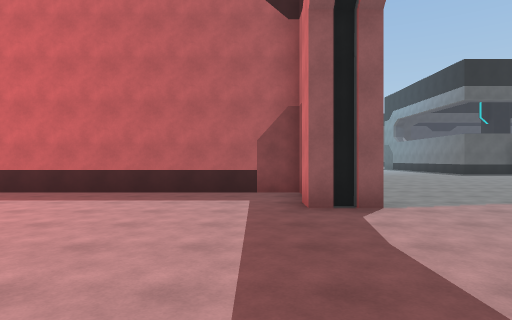
[1] (above)

21 first-person views from a walk through a scene from a Unity 3-D project. The camera is 1.5 m above the floor, looks level and sees 75° across. The floor is counted in squares, 2 m on a side. Each view is taken from the middle of a square. On the plan, view 1 faces up. The plan holds only what a view shows up to about 11 squares ahead; the rest is blank. The place goes on beyond the plan. The player character is not drawn.

[2]
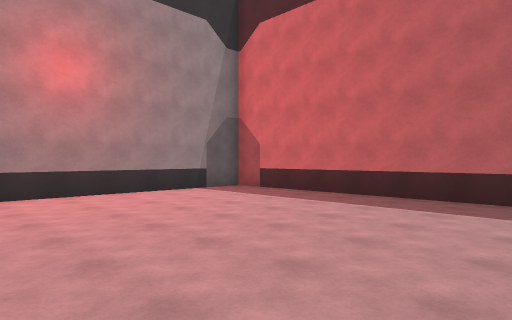

[3]
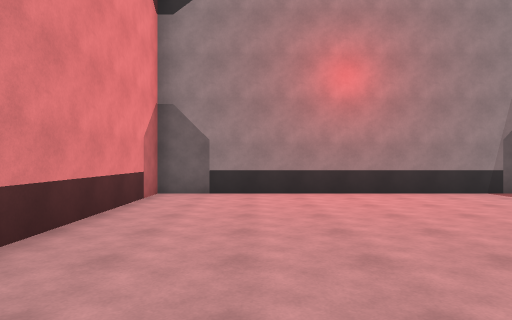

[4]
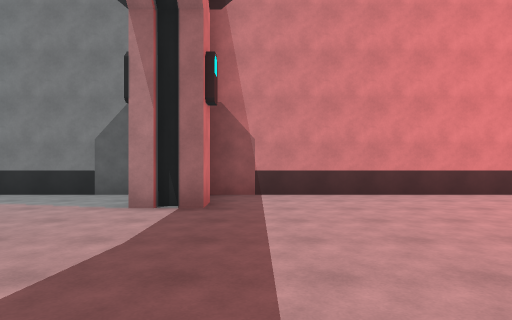

[5]
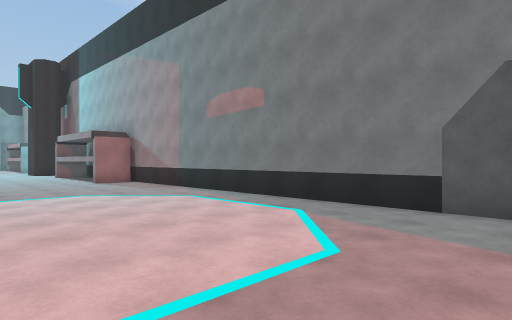

[6]
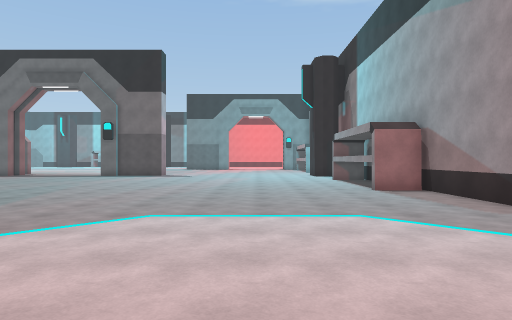

[7]
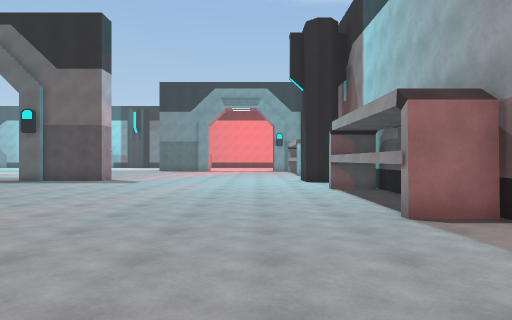

[8]
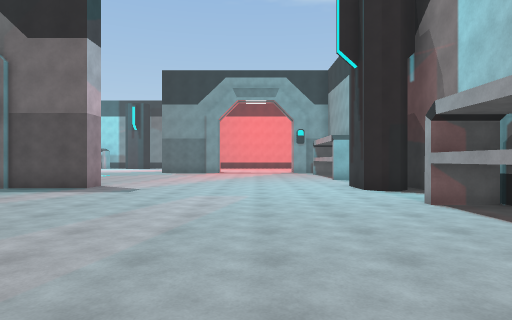

[9]
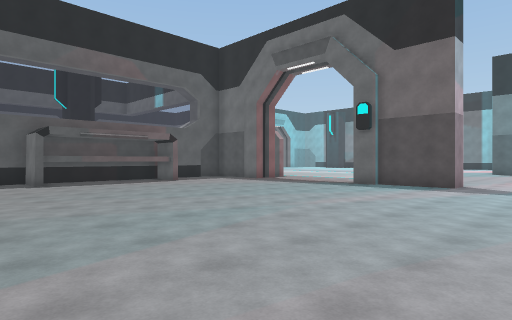

[10]
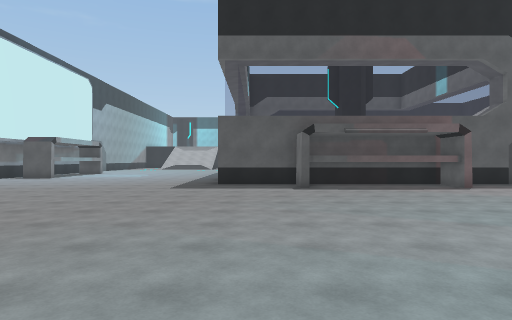

[11]
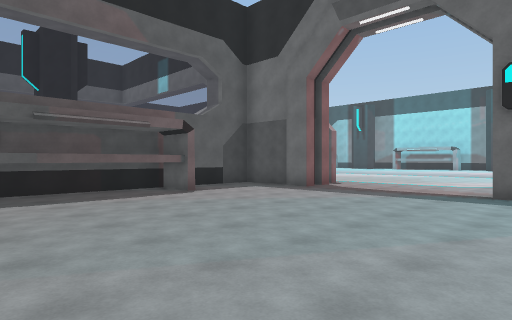

[12]
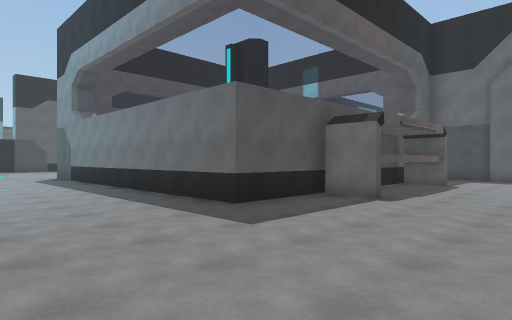

[13]
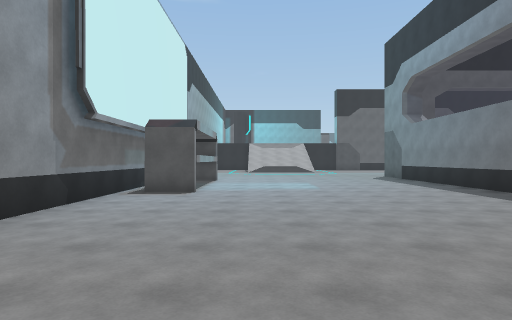

[14]
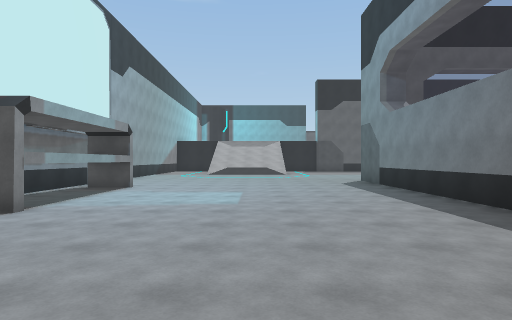

[15]
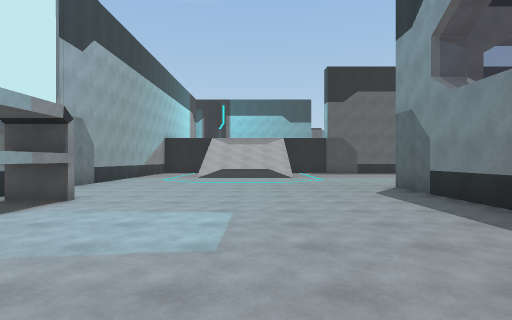

[16]
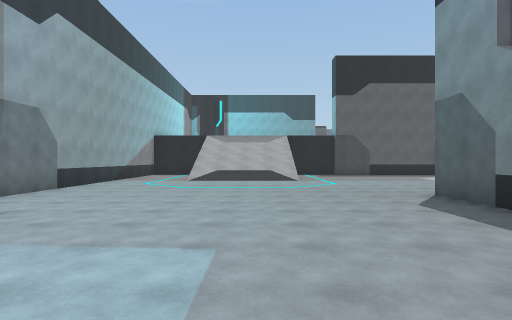

[17]
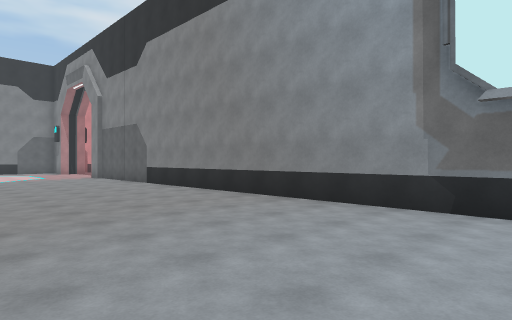

[18]
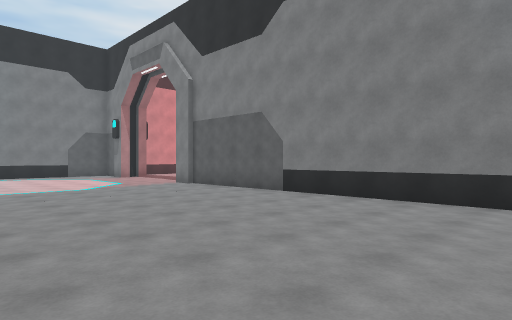

[19]
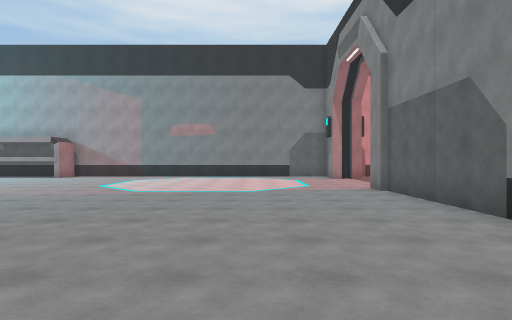

[20]
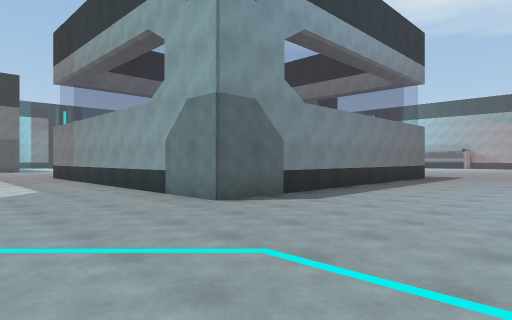

[21]
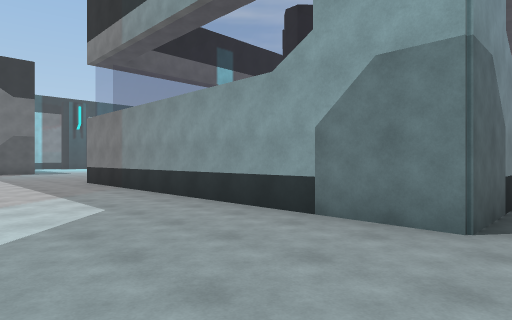

### Floor plan
Points are (right, up) in squares from view 1. A wall is a line through its corners. A room is listed if a view was taken in it or the views show most of it. See-through windows are left out.
Room 1 (views 1, 2, 3, 4, 5, 6, 7, 8, 9, 10, 11, 12, 13, 14, 15, 16, 17, 18, 19, 20, 21)
walls: (17.9, 16) (13.2, 16) (13.2, 17.1); (1.1, 7.7) (-7.4, 7.7) (-7.4, -1.2) (1, -1.2); (2, 6) (2, 5.2) (1.5, 5.2); (20.2, 17.3) (10.8, 17.3) (10.8, 28.2) (21.7, 28.2); (20.9, 15.5) (20.9, 16.8); (21.1, 14.7) (20.7, 14.7) (20.7, 15.5); (20.7, 9.5) (20.7, 10.4); (1.2, 5.2) (0.8, 5.2) (0.8, 6); (21.9, 14.7) (21.4, 14.7); (21.8, 7.5) (20.9, 7.5) (20.9, 9.6); (3.6, 25.4) (3.6, 20.7) (2.4, 20.7); (13.2, -1.1) (13.2, 0.1) (17.9, 0.1); (1.5, 0.8) (2, 0.8); (16.4, -1.2) (18, -1.2); (0.8, 0.1) (0.8, 0.8) (1.2, 0.8); (2.6, -1.2) (13.5, -1.2); (20.4, -0.8) (20, -0.5) (20, 0) (20.4, 0.3) (21.6, 0.3); (20.3, -1.2) (21.3, -1.2); (1.8, 32) (1.8, 5.9)

Where each view was taken, in squares from view 1:
view 1: 0 up, 0 right, facing up
view 2: 1 up, 0 right, facing up-left
view 3: 1 up, 0 right, facing left
view 4: 6 up, 0 right, facing down
view 5: 4 up, 2 right, facing down-right
view 6: 3 up, 5 right, facing right
view 7: 2 up, 9 right, facing right
view 8: 3 up, 12 right, facing right
view 9: 5 up, 11 right, facing up-right
view 10: 7 up, 12 right, facing up
view 11: 9 up, 13 right, facing up-right
view 12: 13 up, 7 right, facing up-right
view 13: 13 up, 5 right, facing up
view 14: 16 up, 7 right, facing up
view 15: 19 up, 7 right, facing up
view 16: 21 up, 7 right, facing up
view 17: 20 up, 7 right, facing down-left
view 18: 15 up, 8 right, facing down-left
view 19: 14 up, 5 right, facing down
view 20: 32 up, 6 right, facing down-right
view 21: 32 up, 10 right, facing down-right
